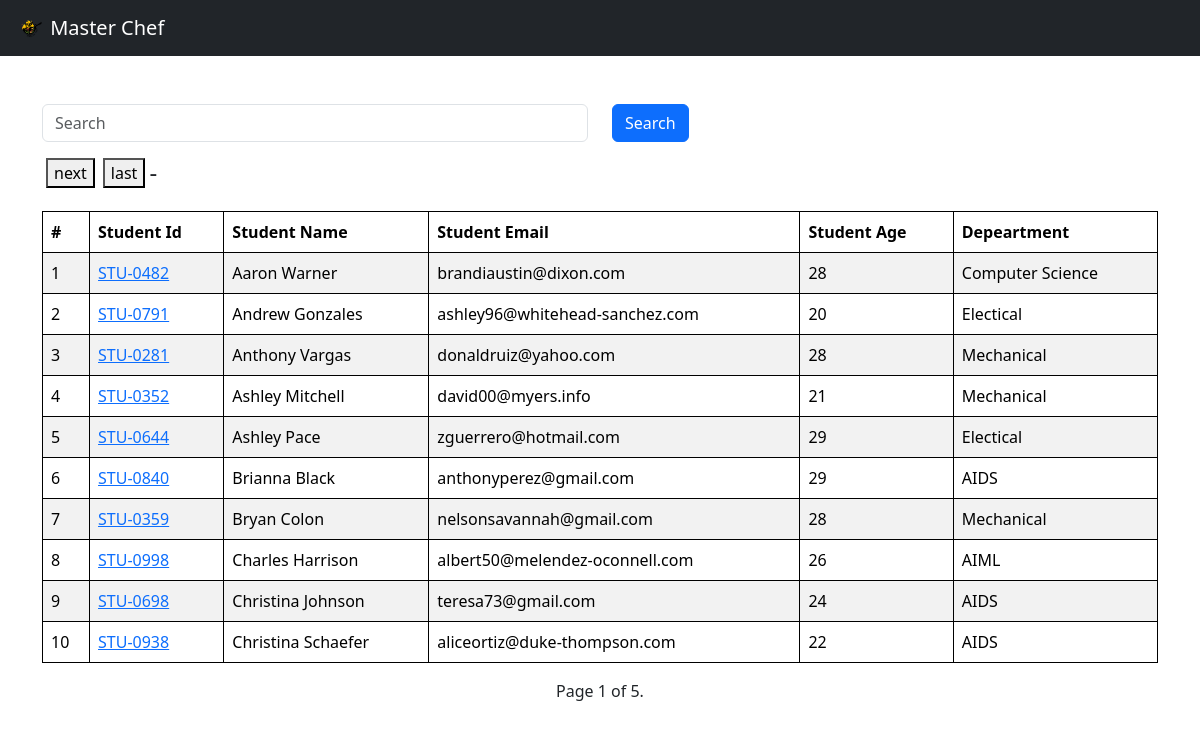
The page /report/ on the database its author committed.
### vege/models.py (models this page shows, shortened)
class Student(models.Model):
    department = models.ForeignKey(Department , related_name="depart" , on_delete=models.CASCADE)
    student_id = models.OneToOneField(StudentID , related_name="studentid" , on_delete=models.CASCADE)
    student_name = models.CharField(max_length=100)
    student_email = models.EmailField(unique=True)
    student_age = models.IntegerField(default=18)
    student_address = models.TextField()
    is_deleted = models.BooleanField(default=False)
    objects = StudentManager()
    admin_objects = models.Manager()
    class Meta:
        ordering = ['student_name']
        verbose_name = "student"

class StudentID(models.Model):
    student_id = models.CharField(max_length=100)
    def __str__(self) -> str:
        return self.student_id

class Department (models.Model):
    department = models.CharField(max_length=100)
    def __str__(self) -> str:
        return self.department
    class Meta:
        ordering = ['department']

### vege/views.py (the view)
# urls.py: path('report/',get_students,name="get_students"),
def get_students(request):
    queryset = Student.objects.all()
    if request.GET.get('search'):
        search = request.GET.get('search')
        queryset = queryset.filter(
            Q(student_name__icontains = search) |
            Q(department__department__icontains = search) |
            Q(student_id__student_id__icontains = search) |
            Q(student_email__icontains = search) |
            Q(student_age__icontains = search)
         )
        paginator = Paginator(queryset, 10)  # Show 25 contacts per page.
        page_number = request.GET.get("page")
        page_obj = paginator.get_page(page_number)
        return render(request, "report/report.html", {"queryset": page_obj,"search":search})
    else:
        paginator = Paginator(queryset, 10)  # Show 25 contacts per page.
        page_number = request.GET.get("page")
        page_obj = paginator.get_page(page_number)
        return render(request, "report/report.html", {"queryset": page_obj})

### vege/models.py (called while the page is built)
    def get_queryset(self):
        return super().get_queryset().filter(is_deleted=False)

### vege/templates/report/report.html (shortened to what this page needs)
<!DOCTYPE html>
<html lang="en">
<head>
  <link href="https://cdn.jsdelivr.net/npm/bootstrap@5.3.1/dist/css/bootstrap.min.css" rel="stylesheet"
>
</head>
<body>
  <nav class="navbar navbar-dark bg-dark">
    <a class="navbar-brand" href="#">
      <img src="/media/ico.png" width="30" height="30" class="d-inline-block align-top display-1 ml-3"
        style="margin-left: 15px;" alt="">
      Master Chef
    </a>
  </nav>
  <div class="container  pt-5">
    <form class="mb-3">
    <div class="row">
        <div class="col-md-6">
          <input class="form-control" placeholder="Search"  name="search">
        </div>
        <div class="col-md-6">
          <button class="btn btn-primary">Search</button>
        </div>
      </div>
    </form>
    <div class="pagination">
      <span class="step-links d-inline-flex">
        {% if queryset.has_next %}
        <a href="?search={{search}}&page={{ queryset.next_page_number }}" class="px-1"><button>next</button></a>
        <a href="?search={{search}}&page={{ queryset.paginator.num_pages }}" class="px-1"><button>last</button></a>
        {% endif %}
        <h4>-</h4>
      </span>
    </div>
    <div class="pt-3">
    <table class="table table-striped ">
      <thead>
        <tr>
          <th scope="col">#</th>
          <th scope="col">Student Id</th>
          <th scope="col">Student Name</th>
          <th scope="col">Student Email</th>
          <th scope="col">Student Age</th>
          <th scope="col">Depeartment</th>
        </tr>
      </thead>
      <tbody>
        {% for student in queryset %}
        <tr>
          <td>{{forloop.counter}}</td>
          <td><a href="{% url 'see_marks' student.student_id %}">{{student.student_id}}</a></td>
          <td>{{student.student_name}}</td>
          <td>{{student.student_email}}</td>
          <td>{{student.student_age}}</td>
          <td>{{student.department}}</td>
        </tr>
        {% endfor %}
      </tbody>
    </table>
    </div>
    <span class="current d-flex justify-content-center">
      Page {{ queryset.number }} of {{ queryset.paginator.num_pages }}.
    </span>
  </div>
</body>
</html>

### vege/templates/report/report.html (style rules this page uses)
table, th, td { border: 1px solid black; }

### rows shown on the page
Student: student_id "STU-0482", student_name "Aaron Warner", student_email "brandiaustin@dixon.com", student_age "28", department "Computer Science"
Student: student_id "STU-0791", student_name "Andrew Gonzales", student_email "ashley96@whitehead-sanchez.com", student_age "20", department "Electical"
Student: student_id "STU-0281", student_name "Anthony Vargas", student_email "donaldruiz@yahoo.com", student_age "28", department "Mechanical"
Student: student_id "STU-0352", student_name "Ashley Mitchell", student_email "david00@myers.info", student_age "21", department "Mechanical"
Student: student_id "STU-0644", student_name "Ashley Pace", student_email "zguerrero@hotmail.com", student_age "29", department "Electical"
Student: student_id "STU-0840", student_name "Brianna Black", student_email "anthonyperez@gmail.com", student_age "29", department "AIDS"
Student: student_id "STU-0359", student_name "Bryan Colon", student_email "nelsonsavannah@gmail.com", student_age "28", department "Mechanical"
Student: student_id "STU-0998", student_name "Charles Harrison", student_email "albert50@melendez-oconnell.com", student_age "26", department "AIML"
Student: student_id "STU-0698", student_name "Christina Johnson", student_email "teresa73@gmail.com", student_age "24", department "AIDS"
Student: student_id "STU-0938", student_name "Christina Schaefer", student_email "aliceortiz@duke-thompson.com", student_age "22", department "AIDS"

### other values the page prints
{{ queryset.number }} "1"
{{ queryset.paginator.num_pages }} "5"
